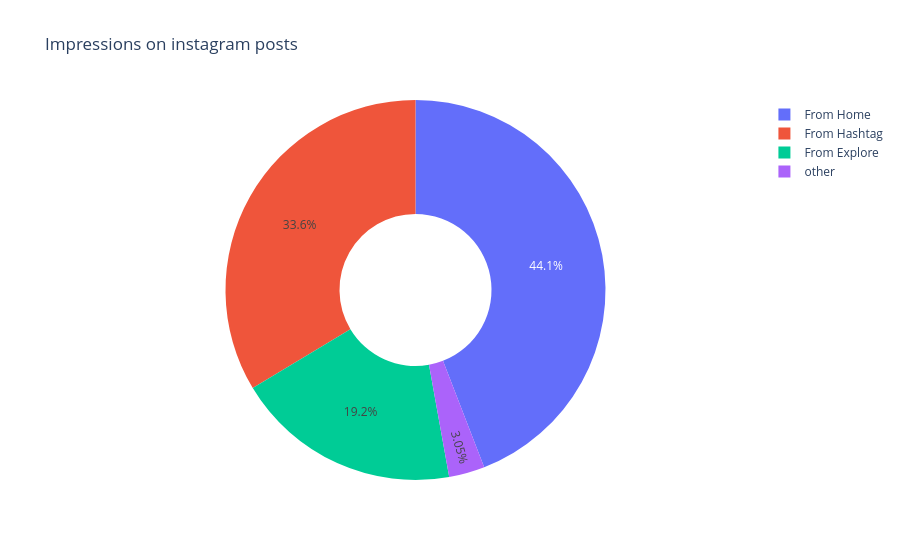

This figure's notebook cell:
### Code cell
home = ig['From Home'].sum()
hastag = ig['From Hashtags'].sum()
explore = ig['From Explore'].sum()
other = ig['From Other'].sum()
labels = ['From Home','From Hashtag','From Explore','other']
varlues = [home,hastag,explore,other]
fig = px.pie(ig,values=varlues,names=labels,hole=0.4,title='Impressions on instagram posts')
fig.show()

### Figure 1 — Plotly figure (JSON) as saved in the notebook; plotly's stock layout.template omitted (floating-point values rounded to 4 significant figures)
{"data": [{"domain": {"x": [0, 1], "y": [0, 1]}, "hole": 0.4, "hovertemplate": "label=%{label}<br>value=%{value}<extra></extra>", "labels": ["From Home", "From Hashtag", "From Explore", "other"], "legendgroup": "", "name": "", "showlegend": true, "type": "pie", "values": [294619, 224614, 128294, 20360]}], "layout": {"legend": {"tracegroupgap": 0}, "title": {"text": "Impressions on instagram posts"}}}
